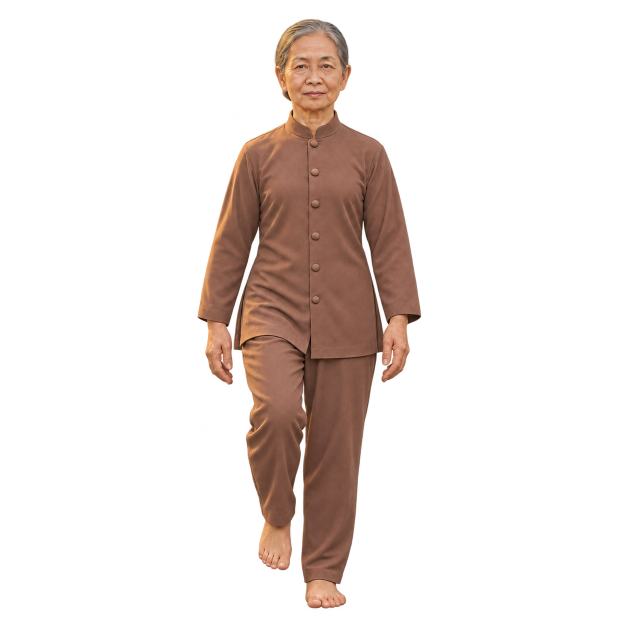
#> input picture artwork/animation-v3/stop-closes-v1/granny/front/left-gather.png, 1254 x 1254 px, given in place of reference.png, which was not available (shown at 1/2 size)
$ python pack-visual-assets.py
#> lines starting #> are read from the running program, lines starting #| are printed output that depends on the picture
"""Pack reviewed generated poses into a fixed world canvas. No per-frame auto-crop/recentering.
Manual source pivots/scale preserve head size; alpha bounds are inspection only.
Prop crops are export bounds for separate static objects, not actor animation pivots.
"""
from pathlib import Path
from PIL import Image,ImageDraw
import json,hashlib
ROOT=Path(__file__).resolve().parent.parent
SOURCE=ROOT/'artwork/visual-v2'
OUT=ROOT/'public/assets/visual-v2'
OUT.mkdir(parents=True,exist_ok=True)
W,H=384,512
PIVOT=(192,468)
# file, uniform scale, manually measured ground anchor, hand grip (source pixels)
poses=[
 ('reference',.33,(605,1204),None),('front',.33,(585,1235),None),
 ('crouch',.23,(790,1170),None),('kneel',.23,(740,1155),None),
 ('seated',.23,(650,1110),None),('kneel',.23,(740,1155),None),
 ('bow-mid',.23,(710,1135),None),('bow-low',.25,(650,1050),None),('bow-floor',.25,(630,1050),None),
 ('offer-chest',.33,(610,1204),(728,292)),('offer-raise',.27,(500,1460),(622,226)),
 ('offer-reach',.27,(470,1500),(800,530)),('offer-place',.27,(450,1490),(872,520)),
 ('offer-release',.27,(450,1490),(910,615))]
frames=[];geometry={};audit=[]
def add(im,name,scale,pivot,hand=None):
#> called with name = 'reference', scale = 0.33, pivot = (605, 1204)
 cell=Image.new('RGBA',(W,H))
#> cell: PIL image 384x512 RGBA; every value is 0
 resized=im.resize((round(im.width*scale),round(im.height*scale)),Image.Resampling.LANCZOS)
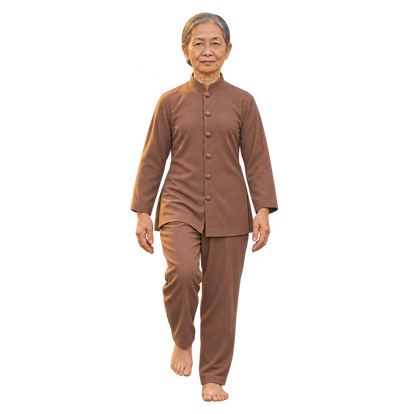
#> resized: PIL image 414x414 RGBA; mean R, G, B, A 28.6, 19, 14.9, 46; transparent parts drawn white
 xy=(round(PIVOT[0]-pivot[0]*scale),round(PIVOT[1]-pivot[1]*scale))
 # Bounds are checked before compositing so truncation cannot silently pass.
 bounds=resized.getchannel('A').point(lambda p:255 if p>24 else 0).getbbox()
#> bounds = (130, 12, 279, 402)
 target=(bounds[0]+xy[0],bounds[1]+xy[1],bounds[2]+xy[0],bounds[3]+xy[1])
#> target = (122, 83, 271, 473)
 if not (0<=target[0]<target[2]<=W and 0<=target[1]<target[3]<=H):raise ValueError(f'Clipped pose {name}: {target}')
 cell.alpha_composite(resized,xy)
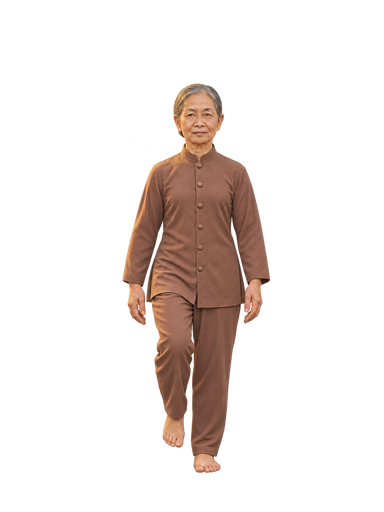
#> cell: PIL image 384x512 RGBA; mean R, G, B, A 24.9, 16.6, 13, 40.1; transparent parts drawn white
 index=len(frames);frames.append(cell)
 entry={'top':target[1]}
#> entry = {'top': 83}
 if hand:entry['hand']={'x':round(PIVOT[0]+(hand[0]-pivot[0])*scale),'y':round(PIVOT[1]+(hand[1]-pivot[1])*scale)}
 geometry[index]=entry;audit.append({'cell':index,'source':name,'scale':scale,'sourcePivot':pivot,'sourceHand':hand,'bounds':target})
for name,scale,pivot,hand in poses:add(Image.open(SOURCE/'characters/lam'/f'{name}.png').convert('RGBA'),name,scale,pivot,hand)
#> pass 2 of the loop `for name,scale,pivot,hand in poses:add(Image.open(SOURCE/'characters/l..`:
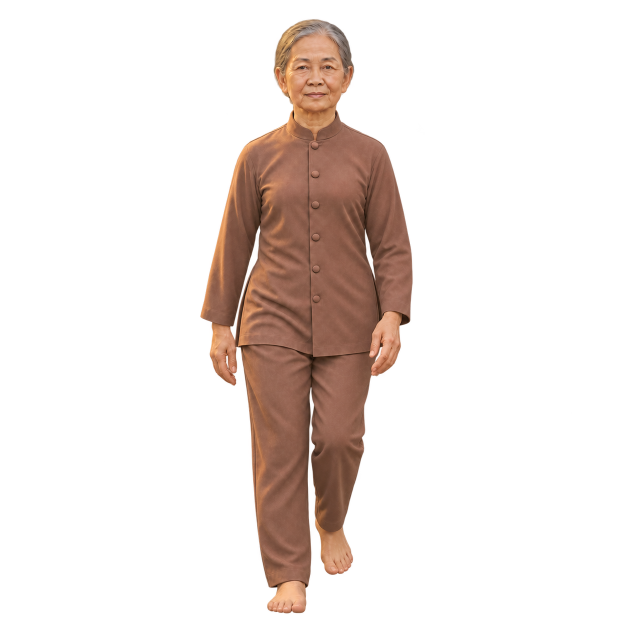
#> input picture artwork/animation-v3/stop-closes-v1/granny/front/right-gather.png, 1254 x 1254 px, given in place of front.png, which was not available (shown at 1/2 size)
#> in add (call 2), `resized=im.resize((round(im.width*scale),round(im.height*scale)),Image..`:
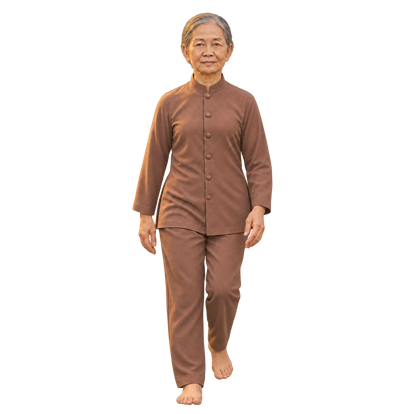
#> resized: PIL image 414x414 RGBA; mean R, G, B, A 29.2, 19.5, 15.1, 45.8; transparent parts drawn white
#> bounds = (132, 12, 273, 405)
#> target = (131, 72, 272, 465)
#> in add (call 2), `cell.alpha_composite(resized,xy)`:
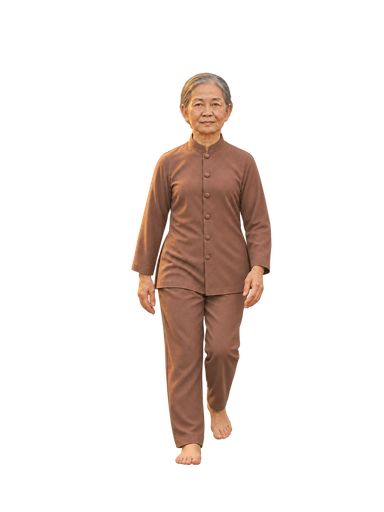
#> cell: PIL image 384x512 RGBA; mean R, G, B, A 25.5, 17, 13.2, 39.9; transparent parts drawn white
#> index = 1
#> entry = {'top': 72}
#> (the run stopped early here; a loop or call above may not have finished)
